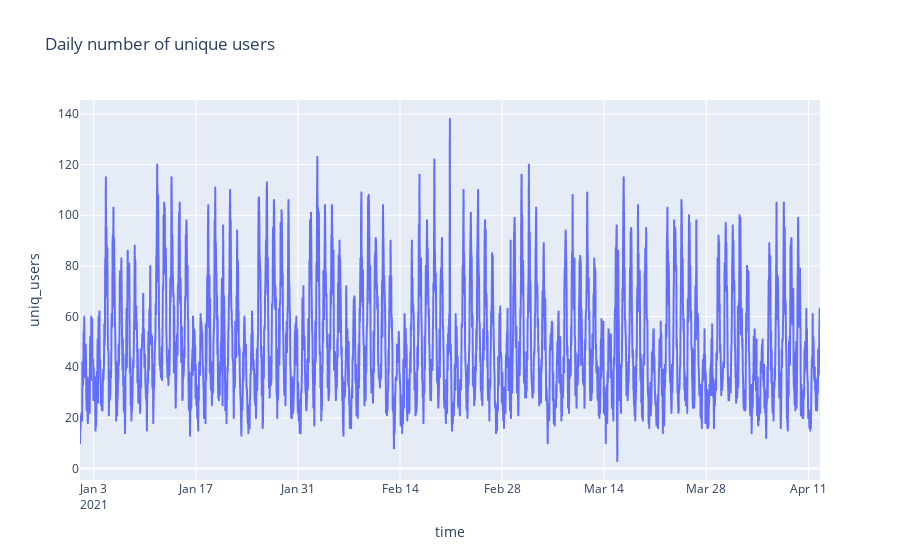

Notebook code for this chart:
### Markdown cell above
#### Number of unique users timeseries

### Code cell
hourly_users = df.groupby(df['time'].round('H')).agg(uniq_users=('id', 'nunique')).reset_index()

px.line(hourly_users, x='time', y="uniq_users", title='Daily number of unique users')

### Figure 1 — Plotly figure (JSON) as saved in the notebook; plotly's stock layout.template omitted (floating-point values rounded to 4 significant figures; data arrays with more than 128 entries replaced by an {"elided": "..."} marker saying what was removed)
{"data": [{"hovertemplate": "time=%{x}<br>uniq_users=%{y}<extra></extra>", "legendgroup": "", "line": {"color": "#636efa", "dash": "solid"}, "marker": {"symbol": "circle"}, "mode": "lines", "name": "", "showlegend": false, "type": "scattergl", "x": {"elided": "2435 str values"}, "xaxis": "x", "y": {"elided": "2435 int values"}, "yaxis": "y"}], "layout": {"autosize": true, "legend": {"tracegroupgap": 0}, "title": {"text": "Daily number of unique users"}, "xaxis": {"anchor": "y", "autorange": true, "domain": [0, 1], "range": ["2021-01-01 03:00", "2021-04-12 14:00"], "title": {"text": "time"}, "type": "date"}, "yaxis": {"anchor": "x", "autorange": true, "domain": [0, 1], "range": [-4.5, 145.5], "title": {"text": "uniq_users"}, "type": "linear"}}}
